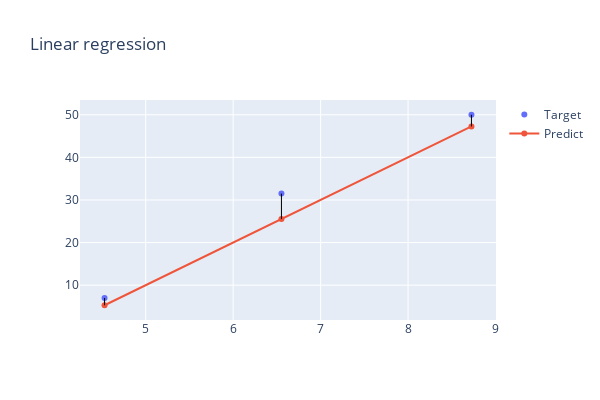

Notebook cell for this chart:
### Markdown cell above
Our score is 1.57, much better than 7.70 before our compute is work!

### Code cell
fig = make_subplots(rows=1, cols=1)

fig.add_trace(
    go.Scatter(
        x=X_train,
        y=y_train,
        mode='markers',
        name='Target'
    ))

fig.add_trace(
    go.Line(
        x=X_train,
        y=f_wb,
        name='Predict'
    ))

shapes = []

m = X_train.shape[0]

for i in range(m):
    shapes.append(
        go.layout.Shape(
            type="line",
            x0=X_train[i],
            y0=f_wb[i],
            x1=X_train[i],
            y1=y_train[i],
            line=dict(
                #color=np.random.choice(colors,1)[0],
                color = 'black',
                width=1),
            opacity=1,
            layer='above'
            )
        )

# include shapes in layout
fig.update_layout(shapes=shapes)
fig.update_layout(height=400, width=600, title_text="Linear regression")
fig.show()

### Figure 1 — Plotly figure (JSON) as saved in the notebook; plotly's stock layout.template omitted (floating-point values rounded to 4 significant figures)
{"data": [{"mode": "markers", "name": "Target", "type": "scatter", "x": [4.529, 6.552, 8.725], "y": [7, 31.5, 50]}, {"name": "Predict", "type": "scatter", "x": [4.529, 6.552, 8.725], "y": [5.29, 25.52, 47.25]}], "layout": {"height": 400, "shapes": [{"layer": "above", "line": {"color": "black", "width": 1}, "opacity": 1, "type": "line", "x0": 4.529, "x1": 4.529, "y0": 5.29, "y1": 7}, {"layer": "above", "line": {"color": "black", "width": 1}, "opacity": 1, "type": "line", "x0": 6.552, "x1": 6.552, "y0": 25.52, "y1": 31.5}, {"layer": "above", "line": {"color": "black", "width": 1}, "opacity": 1, "type": "line", "x0": 8.725, "x1": 8.725, "y0": 47.25, "y1": 50}], "title": {"text": "Linear regression"}, "width": 600, "xaxis": {"anchor": "y", "domain": [0, 1]}, "yaxis": {"anchor": "x", "domain": [0, 1]}}}
